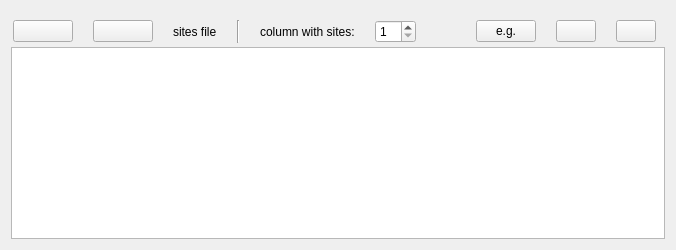
                        <widget class="QWidget" name="layoutWidget">
                         <layout class="QVBoxLayout" name="verticalLayout_38">
                          <property name="spacing">
                           <number>2</number>
                          </property>
                          <item>
                           <widget class="QWidget" name="widget" native="true">
                            <layout class="QHBoxLayout" name="horizontalLayout_50">
                             <property name="spacing">
                              <number>20</number>
                             </property>
                             <property name="leftMargin">
                              <number>2</number>
                             </property>
                             <property name="bottomMargin">
                              <number>2</number>
                             </property>
                             <item>
                              <widget class="QPushButton" name="pushButton_load_user_snp_sites">
                               <property name="minimumSize">
                                <size>
                                 <width>60</width>
                                 <height>0</height>
                                </size>
                               </property>
                               <property name="maximumSize">
                                <size>
                                 <width>60</width>
                                 <height>16777215</height>
                                </size>
                               </property>
                               <property name="toolTip">
                                <string>&lt;html&gt;&lt;head/&gt;&lt;body&gt;&lt;p&gt;Load user-defined commands from file (sites)&lt;/p&gt;&lt;/body&gt;&lt;/html&gt;</string>
                               </property>
                               <property name="text">
                                <string/>
                               </property>
                               <property name="icon">
                                <iconset>
                                 <normaloff>:/icons/icons/view_doc.ico</normaloff>:/icons/icons/view_doc.ico</iconset>
                               </property>
                               <property name="autoDefault">
                                <bool>false</bool>
                               </property>
                               <property name="default">
                                <bool>false</bool>
                               </property>
                               <property name="flat">
                                <bool>false</bool>
                               </property>
                              </widget>
                             </item>
                             <item>
                              <widget class="QPushButton" name="pushButton_save_user_snp_sites">
                               <property name="minimumSize">
                                <size>
                                 <width>60</width>
                                 <height>0</height>
                                </size>
                               </property>
                               <property name="maximumSize">
                                <size>
                                 <width>60</width>
                                 <height>16777215</height>
                                </size>
                               </property>
                               <property name="toolTip">
                                <string>&lt;html&gt;&lt;head/&gt;&lt;body&gt;&lt;p&gt;Save user-defined commands to file (sites)&lt;/p&gt;&lt;/body&gt;&lt;/html&gt;</string>
                               </property>
                               <property name="text">
                                <string/>
                               </property>
                               <property name="icon">
                                <iconset resource="resources.qrc">
                                 <normaloff>:/icons/icons/save.ico</normaloff>:/icons/icons/save.ico</iconset>
                               </property>
                              </widget>
                             </item>
                             <item>
                              <widget class="QLabel" name="label_26">
                               <property name="text">
                                <string>sites file</string>
                               </property>
                              </widget>
                             </item>
                             <item>
                              <widget class="Line" name="line_3">
                               <property name="orientation">
                                <enum>Qt::Vertical</enum>
                               </property>
                              </widget>
                             </item>
                             <item>
                              <widget class="QLabel" name="label_24">
                               <property name="toolTip">
                                <string>&lt;html&gt;&lt;head/&gt;&lt;body&gt;&lt;p&gt;Which column in outfile.sites contains the sites' numbers&lt;/p&gt;&lt;/body&gt;&lt;/html&gt;</string>
                               </property>
                               <property name="text">
                                <string>column with sites:</string>
                               </property>
                              </widget>
                             </item>
                             <item>
                              <widget class="QSpinBox" name="spinBox_user_snp_sitescol">
                               <property name="toolTip">
                                <string>&lt;html&gt;&lt;head/&gt;&lt;body&gt;&lt;p&gt;Which column in outfile.sites contains the sites' numbers&lt;/p&gt;&lt;/body&gt;&lt;/html&gt;</string>
                               </property>
                               <property name="prefix">
                                <string/>
                               </property>
                               <property name="minimum">
                                <number>1</number>
                               </property>
                               <property name="maximum">
                                <number>93</number>
                               </property>
                              </widget>
                             </item>
                             <item>
                              <spacer name="horizontalSpacer_30">
                               <property name="orientation">
                                <enum>Qt::Horizontal</enum>
                               </property>
                               <property name="sizeHint" stdset="0">
                                <size>
                                 <width>40</width>
                                 <height>20</height>
                                </size>
                               </property>
                              </spacer>
                             </item>
                             <item>
                              <widget class="QPushButton" name="pushButton_eg_usites">
                               <property name="maximumSize">
                                <size>
                                 <width>60</width>
                                 <height>16777215</height>
                                </size>
                               </property>
                               <property name="text">
                                <string>e.g.</string>
                               </property>
                              </widget>
                             </item>
                             <item>
                              <widget class="QPushButton" name="pushButton_help_usites">
                               <property name="maximumSize">
                                <size>
                                 <width>60</width>
                                 <height>16777215</height>
                                </size>
                               </property>
                               <property name="text">
                                <string/>
                               </property>
                              </widget>
                             </item>
                             <item>
                              <widget class="QPushButton" name="pushButton_user_sites_bigScreen">
                               <property name="maximumSize">
                                <size>
                                 <width>60</width>
                                 <height>16777215</height>
                                </size>
                               </property>
                               <property name="text">
                                <string/>
                               </property>
                              </widget>
                             </item>
                            </layout>
                           </widget>
                          </item>
                          <item>
                           <widget class="QPlainTextEdit" name="plainTextEdit_user_snp_sites">
                            <property name="minimumSize">
                             <size>
                              <width>0</width>
                              <height>40</height>
                             </size>
                            </property>
                            <property name="font">
                             <font>
                              <family>Monaco</family>
                              <pointsize>12</pointsize>
                             </font>
                            </property>
                            <property name="toolTip">
                             <string>&lt;html&gt;&lt;head/&gt;&lt;body&gt;&lt;p&gt;Enter user-defined step to obtain a list of confident sites for each individual. This file will be used to filter the variants calls from both iSNPcall and mSNPcall above.&lt;/p&gt;&lt;p&gt;&lt;span style=&quot; font-style:italic;&quot;&gt;Sites not present in this list will be treated as missed, even if present in the vcf files. Sites present in this list will be coded according to vcf file (or homozygous for reference allele if not present in vcf file).&lt;/span&gt;&lt;/p&gt;&lt;p&gt;Commands will be executed sequentially for each diploid individual. Input format is bam.&lt;/p&gt;&lt;p&gt;Sequential commands allowed on different lines, but also linux pipes, redirection, etc. The commands should be executable directly on terminal.&lt;/p&gt;&lt;p&gt;ALLOWED TAGS:&lt;/p&gt;&lt;p&gt;&lt;span style=&quot; text-decoration: underline; color:#ff0000;&quot;&gt;infile.bam&lt;/span&gt; =&amp;gt; input file with aligned NGS reads for each individual (bam format)&lt;/p&gt;&lt;p&gt;&lt;span style=&quot; text-decoration: underline; color:#ff0000;&quot;&gt;reference.fa&lt;/span&gt; =&amp;gt; reference sequence in fasta format&lt;/p&gt;&lt;p&gt;&lt;span style=&quot; text-decoration: underline; color:#ff0000;&quot;&gt;outfile.sites&lt;/span&gt; =&amp;gt; output file with confident sites for each individual (in column number set above)&lt;/p&gt;&lt;p&gt;&lt;span style=&quot; text-decoration: underline; color:#ff0000;&quot;&gt;ind_number&lt;/span&gt; =&amp;gt; index of current individual&lt;/p&gt;&lt;p&gt;&lt;span style=&quot; text-decoration: underline; color:#ff0000;&quot;&gt;tempfile&lt;/span&gt; =&amp;gt; temporary files&lt;/p&gt;&lt;p&gt;&lt;span style=&quot; font-style:italic; text-decoration: underline; color:#ff0000;&quot;&gt;infile.bam&lt;/span&gt;&lt;span style=&quot; font-style:italic;&quot;&gt; must be specified &lt;/span&gt;&lt;/p&gt;&lt;p&gt;&lt;span style=&quot; font-style:italic; text-decoration: underline; color:#ff0000;&quot;&gt;outfile.sites&lt;/span&gt;&lt;span style=&quot; font-style:italic;&quot;&gt; must be specified &lt;/span&gt;&lt;/p&gt;&lt;p&gt;&lt;span style=&quot; font-style:italic; text-decoration: underline; color:#ff0000;&quot;&gt;reference.fa&lt;/span&gt;&lt;span style=&quot; font-style:italic;&quot;&gt; must be specified &lt;/span&gt;&lt;/p&gt;&lt;/body&gt;&lt;/html&gt;</string>
                            </property>
                            <property name="tabStopWidth">
                             <number>10</number>
                            </property>
                           </widget>
                          </item>
                         </layout>
                        </widget>
